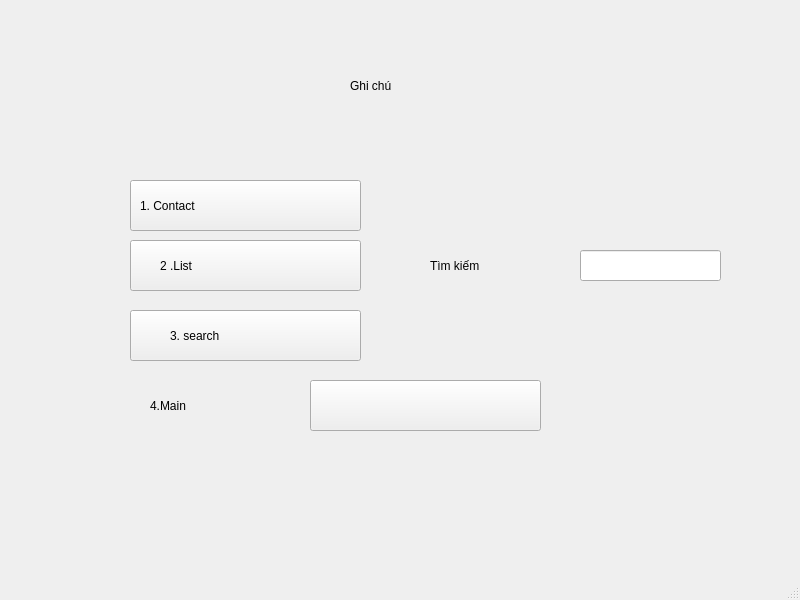
<?xml version="1.0" encoding="UTF-8"?>
<ui version="4.0">
 <class>MainWindow</class>
 <widget class="QMainWindow" name="MainWindow">
  <property name="geometry">
   <rect>
    <x>0</x>
    <y>0</y>
    <width>800</width>
    <height>600</height>
   </rect>
  </property>
  <property name="windowTitle">
   <string>MainWindow</string>
  </property>
  <widget class="QWidget" name="centralwidget">
   <widget class="QLabel" name="label_4">
    <property name="geometry">
     <rect>
      <x>110</x>
      <y>30</y>
      <width>661</width>
      <height>431</height>
     </rect>
    </property>
    <property name="text">
     <string/>
    </property>
    <property name="pixmap">
     <pixmap>tải-xuống.png</pixmap>
    </property>
    <property name="scaledContents">
     <bool>true</bool>
    </property>
   </widget>
   <widget class="QLabel" name="label_3">
    <property name="geometry">
     <rect>
      <x>430</x>
      <y>220</y>
      <width>151</width>
      <height>91</height>
     </rect>
    </property>
    <property name="styleSheet">
     <string notr="true">font: 20pt &quot;Times New Roman&quot;;</string>
    </property>
    <property name="text">
     <string>Tìm kiếm</string>
    </property>
   </widget>
   <widget class="QLabel" name="label_10">
    <property name="geometry">
     <rect>
      <x>270</x>
      <y>330</y>
      <width>71</width>
      <height>51</height>
     </rect>
    </property>
    <property name="text">
     <string/>
    </property>
    <property name="pixmap">
     <pixmap>../Downloads/icons8-trash-can-64.png</pixmap>
    </property>
   </widget>
   <widget class="QLabel" name="label_11">
    <property name="geometry">
     <rect>
      <x>350</x>
      <y>40</y>
      <width>181</width>
      <height>91</height>
     </rect>
    </property>
    <property name="styleSheet">
     <string notr="true">font: 30pt &quot;Times New Roman&quot;;</string>
    </property>
    <property name="text">
     <string>Ghi chú</string>
    </property>
   </widget>
   <widget class="QLabel" name="label_5">
    <property name="geometry">
     <rect>
      <x>140</x>
      <y>190</y>
      <width>191</width>
      <height>31</height>
     </rect>
    </property>
    <property name="styleSheet">
     <string notr="true">font: 16pt &quot;Times New Roman&quot;;</string>
    </property>
    <property name="text">
     <string>1. Contact</string>
    </property>
   </widget>
   <widget class="QLabel" name="label_7">
    <property name="geometry">
     <rect>
      <x>270</x>
      <y>260</y>
      <width>71</width>
      <height>51</height>
     </rect>
    </property>
    <property name="text">
     <string/>
    </property>
    <property name="pixmap">
     <pixmap>../Downloads/icons8-setting-64.png</pixmap>
    </property>
   </widget>
   <widget class="QLineEdit" name="lineEdit">
    <property name="geometry">
     <rect>
      <x>580</x>
      <y>250</y>
      <width>141</width>
      <height>31</height>
     </rect>
    </property>
   </widget>
   <widget class="QPushButton" name="pushButton">
    <property name="geometry">
     <rect>
      <x>130</x>
      <y>180</y>
      <width>231</width>
      <height>51</height>
     </rect>
    </property>
    <property name="text">
     <string/>
    </property>
   </widget>
   <widget class="QLabel" name="label_2">
    <property name="geometry">
     <rect>
      <x>290</x>
      <y>180</y>
      <width>81</width>
      <height>51</height>
     </rect>
    </property>
    <property name="text">
     <string/>
    </property>
    <property name="pixmap">
     <pixmap>../Downloads/archive_FILL0_wght400_GRAD0_opsz48.png</pixmap>
    </property>
   </widget>
   <widget class="QPushButton" name="pushButton_2">
    <property name="geometry">
     <rect>
      <x>130</x>
      <y>240</y>
      <width>231</width>
      <height>51</height>
     </rect>
    </property>
    <property name="text">
     <string/>
    </property>
   </widget>
   <widget class="QLabel" name="label_9">
    <property name="geometry">
     <rect>
      <x>160</x>
      <y>250</y>
      <width>191</width>
      <height>31</height>
     </rect>
    </property>
    <property name="styleSheet">
     <string notr="true">font: 16pt &quot;Times New Roman&quot;;</string>
    </property>
    <property name="text">
     <string>2 .List</string>
    </property>
   </widget>
   <widget class="QLabel" name="label_6">
    <property name="geometry">
     <rect>
      <x>120</x>
      <y>420</y>
      <width>661</width>
      <height>431</height>
     </rect>
    </property>
    <property name="text">
     <string/>
    </property>
    <property name="pixmap">
     <pixmap>tải-xuống.png</pixmap>
    </property>
    <property name="scaledContents">
     <bool>true</bool>
    </property>
   </widget>
   <widget class="QPushButton" name="pushButton_3">
    <property name="geometry">
     <rect>
      <x>130</x>
      <y>310</y>
      <width>231</width>
      <height>51</height>
     </rect>
    </property>
    <property name="text">
     <string/>
    </property>
   </widget>
   <widget class="QLabel" name="label_8">
    <property name="geometry">
     <rect>
      <x>170</x>
      <y>320</y>
      <width>191</width>
      <height>31</height>
     </rect>
    </property>
    <property name="styleSheet">
     <string notr="true">font: 16pt &quot;Times New Roman&quot;;</string>
    </property>
    <property name="text">
     <string>3. search</string>
    </property>
   </widget>
   <widget class="QLabel" name="label_12">
    <property name="geometry">
     <rect>
      <x>150</x>
      <y>390</y>
      <width>191</width>
      <height>31</height>
     </rect>
    </property>
    <property name="styleSheet">
     <string notr="true">font: 16pt &quot;Times New Roman&quot;;</string>
    </property>
    <property name="text">
     <string>4.Main</string>
    </property>
   </widget>
   <widget class="QPushButton" name="pushButton_4">
    <property name="geometry">
     <rect>
      <x>310</x>
      <y>380</y>
      <width>231</width>
      <height>51</height>
     </rect>
    </property>
    <property name="text">
     <string/>
    </property>
   </widget>
   <zorder>label_4</zorder>
   <zorder>label_12</zorder>
   <zorder>pushButton_4</zorder>
   <zorder>pushButton</zorder>
   <zorder>label_3</zorder>
   <zorder>label_10</zorder>
   <zorder>label_11</zorder>
   <zorder>label_5</zorder>
   <zorder>label_7</zorder>
   <zorder>lineEdit</zorder>
   <zorder>label_2</zorder>
   <zorder>pushButton_2</zorder>
   <zorder>label_9</zorder>
   <zorder>label_6</zorder>
   <zorder>pushButton_3</zorder>
   <zorder>label_8</zorder>
  </widget>
  <widget class="QMenuBar" name="menubar">
   <property name="geometry">
    <rect>
     <x>0</x>
     <y>0</y>
     <width>800</width>
     <height>26</height>
    </rect>
   </property>
  </widget>
  <widget class="QStatusBar" name="statusbar"/>
 </widget>
 <resources/>
 <connections/>
</ui>
